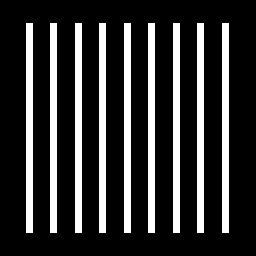
#> input picture Assignment4/images/FigP0501.png, 256 x 256 px
$ python A4-programming2.py
#> lines starting #> are read from the running program, lines starting #| are printed output that depends on the picture; after the words box and inside, x2 and y2 are one past the last pixel; in counts of white or black regions, pixels touching at a corner belong together
import cv2
import numpy as np
import matplotlib.pyplot as plt


def geometric_mean_filter(img, ksize):
    h, w = img.shape[:2]
    expo = 1 / (ksize * ksize)
    pad = int((ksize - 1) / 2)
    # pad the image using `cv2.copyMakeBorder()` whose effect can also be produced by`np.pad()`
    padded = cv2.copyMakeBorder(img, pad, pad, pad, pad, borderType=cv2.BORDER_REFLECT_101)
    filtered = np.zeros(img.shape)
    for i in range(pad, pad + h):
        for j in range(pad, pad + w):
            prod = np.prod(padded[i - pad:i + pad, j - pad:j + pad])
            filtered[i - pad][j - pad] = np.power(prod, expo)
    return filtered


def GMF(img, ksize):
    return geometric_mean_filter(img, ksize)


kernel_size = [3, 7, 9]

# read the original image
original_image = cv2.imread("../images/FigP0501.png", flags=0)
#> original_image: shape (256, 256); 20.2% white; 9 white regions, largest, box (x1, y1, x2, y2) and area: (26, 23, 33, 233) 1470, (50, 23, 57, 233) 1470, (75, 23, 82, 233) 1470

filtered_img = []

# apply filters with different kernel sizes respectively
for ksize in kernel_size:
    filtered_img.append(GMF(original_image, ksize))
#> this loop made 3 passes
#> pass 1, in geometric_mean_filter, `padded = cv2.copyMakeBorder(img, pad, pad, pad, pad, borderType=cv2.BO..`:
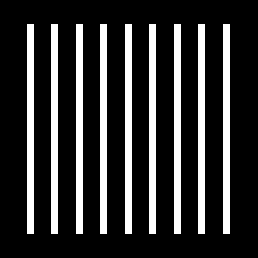
#> padded: shape (258, 258); 19.9% white; 9 white regions, largest, box (x1, y1, x2, y2) and area: (27, 24, 34, 234) 1470, (51, 24, 58, 234) 1470, (76, 24, 83, 234) 1470
#> pass 2, in geometric_mean_filter (call 2), `padded = cv2.copyMakeBorder(img, pad, pad, pad, pad, borderType=cv2.BO..`:
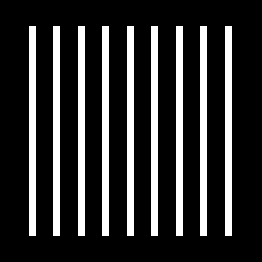
#> padded: shape (262, 262); 19.3% white; 9 white regions, largest, box (x1, y1, x2, y2) and area: (29, 26, 36, 236) 1470, (53, 26, 60, 236) 1470, (78, 26, 85, 236) 1470
#> pass 3, in geometric_mean_filter (call 3), `padded = cv2.copyMakeBorder(img, pad, pad, pad, pad, borderType=cv2.BO..`:
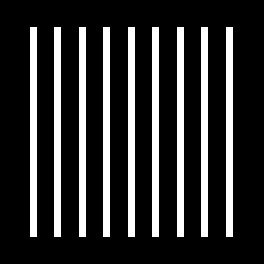
#> padded: shape (264, 264); 19% white; 9 white regions, largest, box (x1, y1, x2, y2) and area: (30, 27, 37, 237) 1470, (54, 27, 61, 237) 1470, (79, 27, 86, 237) 1470
#> after the loop, filtered_img = 3 items

# display the results
fig, axs = plt.subplots(nrows=1, ncols=4, figsize=(10, 4))
ax = axs[0]
ax.imshow(original_image, cmap='gray'), ax.set_title(f"original image"), ax.set_xticks([]), ax.set_yticks([])
for i in range(3):
    ax = axs[i + 1]
    ax.imshow(filtered_img[i], 'gray')
    ax.set_title(fr"${kernel_size[i]}\times${kernel_size[i]} GMF")
    ax.set_xticks([]), ax.set_yticks([])

plt.suptitle("Running Results of Geometric Mean Filtering")

plt.tight_layout()

plt.show()
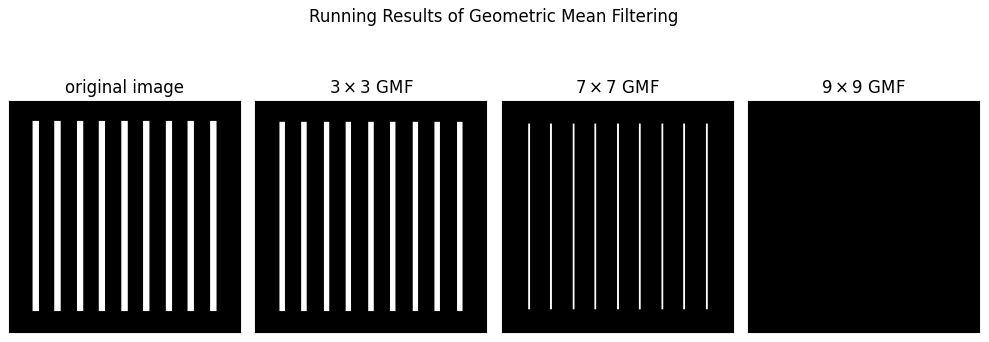
#> figure drawn by matplotlib, 4 panels
